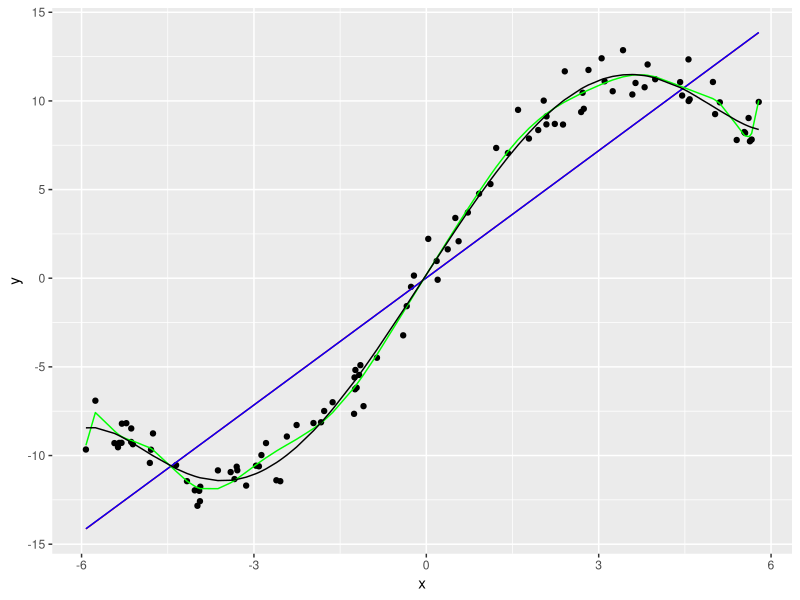
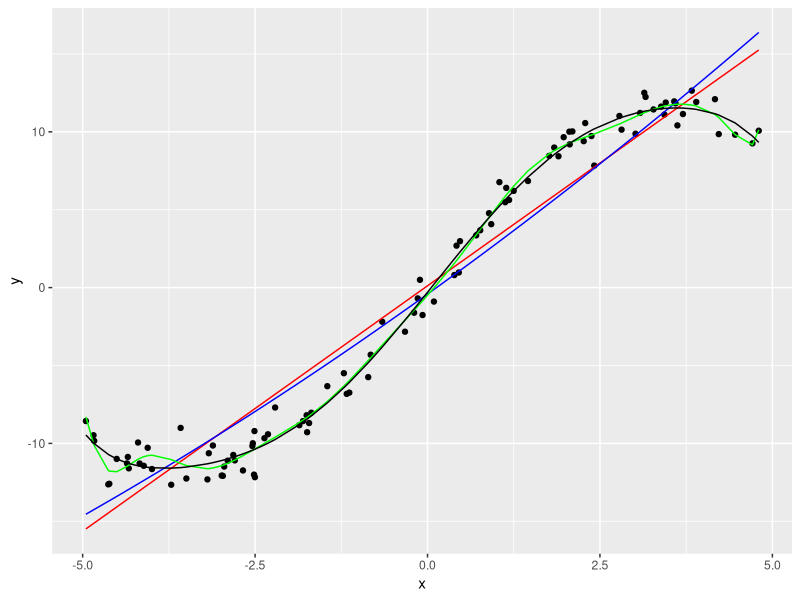

Source code (R) for these figures, in order:
## ---- chunk 1

library(ggplot2)

## ---- chunk 2


set.seed(123) # set the seed
n <- 100 # sample size
error <- rnorm(n)
polynomial_orders <- c(1,2,5,7,9,15)

## now the data is simulated.

#data

x_dat <-runif(n, min = -6, max = 6)
y_dat <- x_dat+8*sin(x_dat/2)+ error
Dat <-data.frame(x_dat, y_dat)

# storage matrices

fitted_dat <- matrix(0,nrow = n, ncol = length(polynomial_orders))

### now I will fit some curves


for(i in 1:length(polynomial_orders)) {
  model <-lm(y_dat ~ poly(x_dat, degree = polynomial_orders[i]), data = Dat)
  fitted_dat[,i] <-model[["fitted.values"]]

}

ggplot(Dat, aes(x=x_dat, y=y_dat)) + geom_point()+
  geom_line(aes(y = fitted_dat[,1]), colour = "red")+
  geom_line(aes(y = fitted_dat[,2]), colour = "blue")+
  geom_line(aes(y = fitted_dat[,6]), colour = "green") + 
    geom_line(aes(y = fitted_dat[,4]), colour = "black")+
  xlab("x") + ylab("y")
## ---- chunk 3

set.seed(999) # set the seed
n <- 100 # sample size
error <- rnorm(n)
polynomial_orders <- c(1,2,5,7,9,15)

## now the data is simulated.

#data

x_dat <-runif(n, min = -5, max = 5)
y_dat <- x_dat+8*sin(x_dat/2)+ error
Dat <-data.frame(x_dat, y_dat)

# storage matrices

fitted_dat <- matrix(0,nrow = n, ncol = length(polynomial_orders))

### now I will fit some curves


for(i in 1:length(polynomial_orders)) {
  model <-lm(y_dat ~ poly(x_dat, degree = polynomial_orders[i]), data = Dat)
  fitted_dat[,i] <-model[["fitted.values"]]

}

ggplot(Dat, aes(x=x_dat, y=y_dat)) + geom_point()+
  geom_line(aes(y = fitted_dat[,1]), colour = "red")+
  geom_line(aes(y = fitted_dat[,2]), colour = "blue")+
  geom_line(aes(y = fitted_dat[,6]), colour = "green") + 
    geom_line(aes(y = fitted_dat[,4]), colour = "black")+
  xlab("x") + ylab("y")
## ---- chunk 4
sessionInfo()
